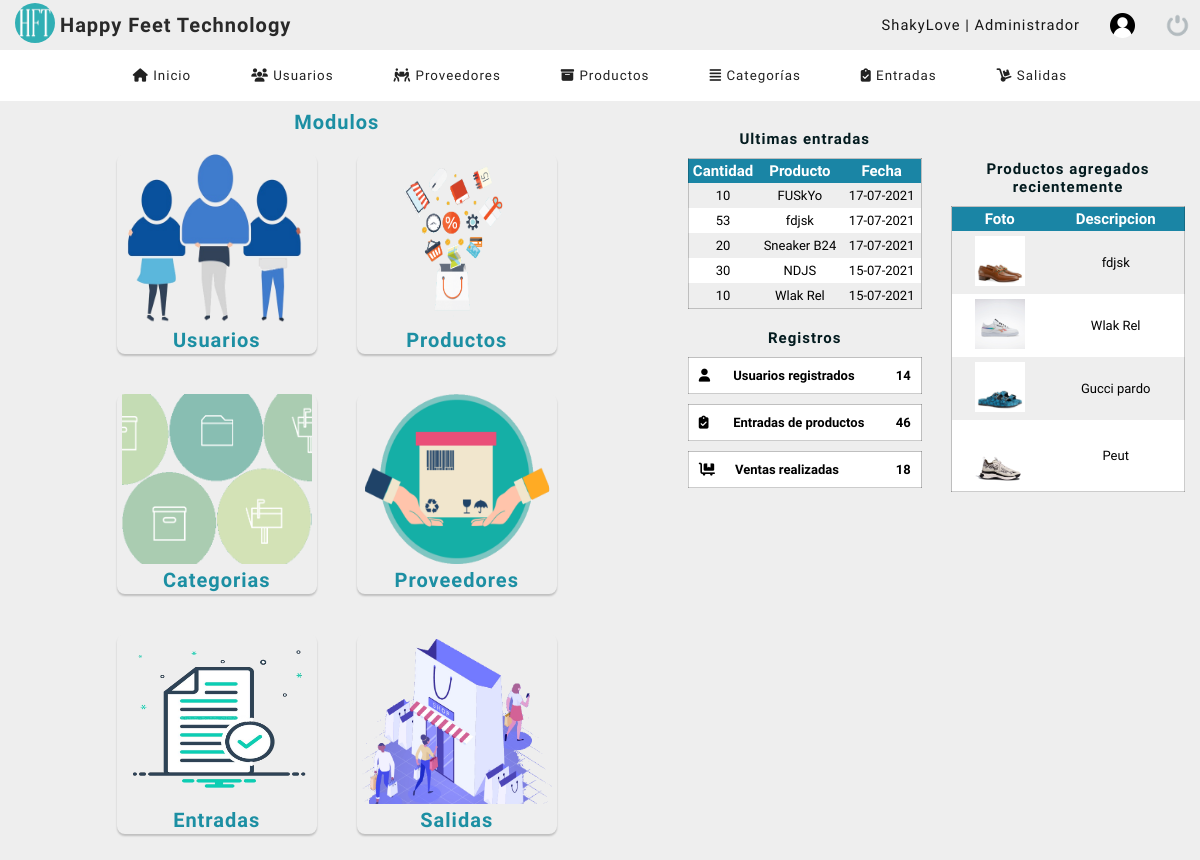
Screenshot of /dashboard/prueba.php (signed in) with the database file from the repository.
### tables this page shows
CREATE TABLE `entrada` (
  `id_entrada` int(11) NOT NULL,
  `cod_producto` int(11) DEFAULT NULL,
  `fecha_entrada` datetime NOT NULL DEFAULT current_timestamp(),
  `cantidad` decimal(11,0) NOT NULL,
  `precio_entrada` decimal(11,0) NOT NULL,
  `usuario_id` int(11) NOT NULL
);

CREATE TABLE `productos` (
  `codigo_prod` int(11) NOT NULL,
  `descripcion` varchar(100) NOT NULL,
  `proveedor` int(11) NOT NULL,
  `precio` decimal(11,0) NOT NULL,
  `existencia` int(11) NOT NULL,
  `date_add` datetime NOT NULL DEFAULT current_timestamp(),
  `usuario_id` int(11) NOT NULL,
  `estatus` int(11) NOT NULL DEFAULT 1,
  `foto` text NOT NULL,
  `category` int(11) DEFAULT NULL
);

### dashboard/prueba.php (the view, shortened to what this page needs)
<?php
	include "../bd/conn.php";
?>
<!DOCTYPE html>
<html lang="en">
<head>
	<?php include "includes/scripts.php"; ?>
	<link rel="stylesheet" href="./css/style2.css">
</head>
<body>
	<?php include "includes/header.php" ?>
	<section id="container">
		<div class="cont-1">
			<div class="inicio1">
				<h1 class="welcome">Modulos</h1>
				<div class="cont-card">
					<div class="card">
						<a href="./listar_usuarios.php"><img src="./img/inicio/usuarios.png"></a>
						<h4>Usuarios</h4>
					</div>
					<div class="card">
						<a href="./listar_productos.php"><img width="100%" src="./img/inicio/producto.png"></a>
						<h4>Productos</h4>
					</div>
					<div class="card">
						<a href="listar_categoria.php"><img src="./img/inicio/categorias1.png"></a>
						<h4>Categorias</h4>
					</div>
					<div class="card">
						<a href="./listar_proveedor.php"><img src="./img/inicio/proveedor.png"></a>
						<h4>Proveedores</h4>
					</div>
					<div class="card">
						<a href="listar_entradas.php"><img src="./img/inicio/entrada.png"></a>
						<h4>Entradas</h4>
					</div>
					<div class="card">
						<a href="listar_salidas.php"><img src="./img/inicio/ventas.png"></a>
						<h4>Salidas</h4>
					</div>
				</div>
			</div>
			<div class="inicio2">
				<div class="cont-card2">
					<div class="card2">
						<div class="tabla1">
							<h1>Ultimas entradas</h1>
							<table class="tabla-usuario">
								<tr>
									<th>Cantidad</th>
									<th>Producto</th>
									<th>Fecha</th>
								</tr>
								<?php
									$query = mysqli_query($conn, "SELECT e.cantidad, e.fecha_entrada, p.descripcion FROM entrada e INNER JOIN productos p ON e.cod_producto = p.codigo_prod ORDER BY e.id_entrada DESC LIMIT 5");
									$resultado = mysqli_num_rows($query);
									if($resultado > 0){
										while($row = mysqli_fetch_array($query)){
											$formato = 'Y-m-d H:i:s';
											$fecha = DateTime::createFromFormat($formato, $row['fecha_entrada']);
											?>
											<tr>
												<td><?php echo $row['cantidad']; ?></td>
												<td><?php echo $row['descripcion']; ?></td>
												<td><?php echo $fecha->format('d-m-Y'); ?></td>
											</tr>
								<?php
										}
									}
								?>
							</table>
						</div>
					</div>
					<div class="card3">
						<div class="tabla2">
							<h1>Registros</h1>
							<table class="tabla-usuario1">
								<tr>
									<th style="width: 15%;"><i class="fas fa-user"></i></th>
									<th style="text-align: start; width: 70%;">Usuarios registrados</th>
									<?php
										$query_sum = mysqli_query($conn, "SELECT COUNT(*) AS 'suma' FROM usuarios");
										$row = mysqli_fetch_array($query_sum);
									?>
									<th style="text-align: center; width: 15%;"><?php echo $row['suma'] ?></th>
								</tr>
							</table>
							<table class="tabla-usuario2">
								<tr>
									<th style="width: 15%;"><i class="fas fa-clipboard-check"></i></th>
									<th style="text-align: start; width: 70%">Entradas de productos</th>
									<?php
										$query_sum = mysqli_query($conn, "SELECT COUNT(*) AS 'suma1' FROM entrada");
										$row = mysqli_fetch_array($query_sum);
									?>
									<th style="text-align: center; width: 15%;"><?php echo $row['suma1'] ?></th>
								</tr>
							</table>
							<table class="tabla-usuario3">
								<tr>
									<th style="width: 15%;"><i class="fas fa-dolly-flatbed"></i></th>
									<th style="text-align: start; width: 70%;">Ventas realizadas</th>
									<?php
										$query_sum = mysqli_query($conn, "SELECT COUNT(*) AS 'suma1' FROM salida");
										$row = mysqli_fetch_array($query_sum);
									?>
									<th style="text-align: center; width: 15%;"><?php echo $row['suma1'] ?></th>
								</tr>
							</table>
						</div>
					</div>
				</div>
			</div>
			<div class="inicio3">
				<div class="card4">
						<div class="tabla4">
							<h1>Productos agregados recientemente</h1>
							<table class="tabla-productos">
								<tr>
									<th>Foto</th>
									<th>Descripcion</th>
								</tr>
								<?php
									$query = mysqli_query($conn, "SELECT * FROM productos ORDER BY codigo_prod DESC LIMIT 4");
									$resultado = mysqli_num_rows($query);
									if($resultado > 0){
										while($row = mysqli_fetch_array($query)){
											if($row['foto'] != 'img_producto.png'){
												$foto = 'img/uploads/'.$row['foto'];
											}else{
												$foto = 'img/'.$row['foto'];
											}
									?>
											<tr>
												<td class="img-index"><img src="<?php echo $foto;?>" alt="<?php echo $row['descripcion']; ?>" style="width: 50px;"> </td>
												<td><?php echo $row['descripcion']; ?></td>
											</tr>
								<?php
										}
									}
								?>
							</table>
						</div>
					</div>
			</div>
		</div>
	</section>
</body>
</html>

### dashboard/css/style.css (style rules this page uses)
* { margin: 0; padding: 0; box-sizing: border-box; }
body { background: #eeeeee; }
h1, h2, h3, h4, h5, h6 { font-family: 'Handlee'; letter-spacing: 1px; }
h1 { font-size: 20px; margin-right: auto; }
h4 { font-size: 16px; }
a { text-decoration: none; font-family: arial; letter-spacing: 1px; }
#container { padding: 90px 15px 15px; height: 100%; }
.tabla-usuario { margin-top: 10px; }
table { border-collapse: collapse; font-size: 12pt; width: 90%; justify-content: center; }
th { font-family: 'Baloo 2'; text-align: start; padding: 10px; background: rgb(94, 94, 94); color: white; }
table tr:nth-child(odd) { background: white; }

### dashboard/css/style2.css (style rules this page uses)
.cont-1 { width: 100%; height: 100%; display: flex; justify-content: flex-start; }
.inicio1 { width: 55%; height: 100%; margin-top: 20px; }
.inicio2 { width: 25%; height: 100%; margin-top: 20px; }
.inicio3 { width: 20%; height: 100%; margin-top: 30px; }
.inicio1 h1 { color: #1c8fa3; text-align: center; font-size: 20px; font-family: 'Baloo 2'; }
.inicio2 h1 { color: #1c8fa3; text-align: center; font-size: 20px; font-family: 'Baloo 2'; }
.cont-card { width: 100%; max-width: 1200px; height: 100%; display: flex; flex-wrap: wrap; justify-content: center; margin: auto; }
.cont-card2 { width: 100%; max-width: 1200px; height: 100%; display: flex; flex-wrap: wrap; justify-content: center; margin: auto; }
.cont-card .card { width: 200px; height: 200px; border-radius: 8px; box-shadow: 0 2px 2px rgba(0, 0, 0, 0.2); overflow: hidden; margin: 20px; text-align: center; transition: all 0.25s; justify-content: center; cursor: pointer; }
.cont-card .card img { width: 190px; height: 170px; }
.cont-card .card h4 { font-family: 'Baloo 2'; font-size: 20px; color: #1c8fa3; }
.cont-card2 .card2 { width: 100%; height: 100%; display: flex; margin-top: 20px; justify-content: center; }
.card2 .tabla1 { width: 80%; }
.card2 .tabla1 h1 { font-family: 'Baloo 2'; font-size: 15px; color: #031b1f; }
.card2 .tabla1 .tabla-usuario { width: 100%; margin-top: 10px; font-size: 15px; justify-content: center; border: 1px solid rgba(0, 0, 0, 0.2); }
.tabla-usuario th { font-family: 'Baloo 2'; text-align: center; padding: 3px; background: rgb(26, 133, 165); color: white; }
.tabla-usuario td { font-size: 13px; font-family: 'Baloo 2'; padding: 5px; text-align: center; }
.tabla2 { width: 80%; }
.card3 .tabla2 h1 { font-family: 'Baloo 2'; font-size: 15px; color: #031b1f; }
.tabla-usuario1 { width: 100%; margin-top: 10px; justify-content: center; border: 1px solid rgba(0, 0, 0, 0.2); }
.tabla-usuario1 th { font-family: 'Baloo 2'; text-align: start; background: rgb(255, 255, 255); color: black; font-size: 13px; }
.tabla-usuario2 { width: 100%; margin-top: 10px; justify-content: center; border: 1px solid rgba(0, 0, 0, 0.2); }
.tabla-usuario2 th { font-family: 'Baloo 2'; text-align: start; background: rgb(255, 255, 255); color: black; font-size: 13px; }
.tabla-usuario3 { width: 100%; margin-top: 10px; justify-content: center; border: 1px solid rgba(0, 0, 0, 0.2); }
.tabla-usuario3 th { font-family: 'Baloo 2'; text-align: start; background: rgb(255, 255, 255); color: black; font-size: 13px; }
.cont-card2 .card3 { width: 100%; height: 100%; display: flex; margin-top: 20px; justify-content: center; }
.card4 { display: flex; justify-content: center; text-align: center; margin-top: 40px; }
.tabla4 { display: initial; justify-content: center; }
.tabla-productos { width: 100%; }
.card4 .tabla4 h1 { font-family: 'Baloo 2'; font-size: 15px; color: #031b1f; }
.tabla-productos { width: 100%; margin-top: 10px; font-size: 15px; justify-content: center; border: 1px solid rgba(0, 0, 0, 0.2); }
.tabla-productos th { font-family: 'Baloo 2'; text-align: center; padding: 3px; background: rgb(26, 133, 165); color: white; }
.tabla-productos td { font-size: 13px; font-family: 'Baloo 2'; padding: 5px; text-align: center; }

### rows the page displays
entrada: cantidad "10", cod_producto.descripcion "FUSkYo", fecha_entrada "17-07-2021"
entrada: cantidad "53", cod_producto.descripcion "fdjsk", fecha_entrada "17-07-2021"
entrada: cantidad "20", cod_producto.descripcion "Sneaker B24", fecha_entrada "17-07-2021"
entrada: cantidad "30", cod_producto.descripcion "NDJS", fecha_entrada "15-07-2021"
entrada: cantidad "10", cod_producto.descripcion "Wlak Rel", fecha_entrada "15-07-2021"
productos: foto (picture), descripcion "fdjsk"
productos: foto (picture), descripcion "Wlak Rel"
productos: foto (picture), descripcion "Gucci pardo"
productos: foto (picture), descripcion "Peut"

### other values shown
$_SESSION['user'] "ShakyLove"
$row['suma'] "14"
$row['suma1'] "46"
$row['suma1'] "18"
